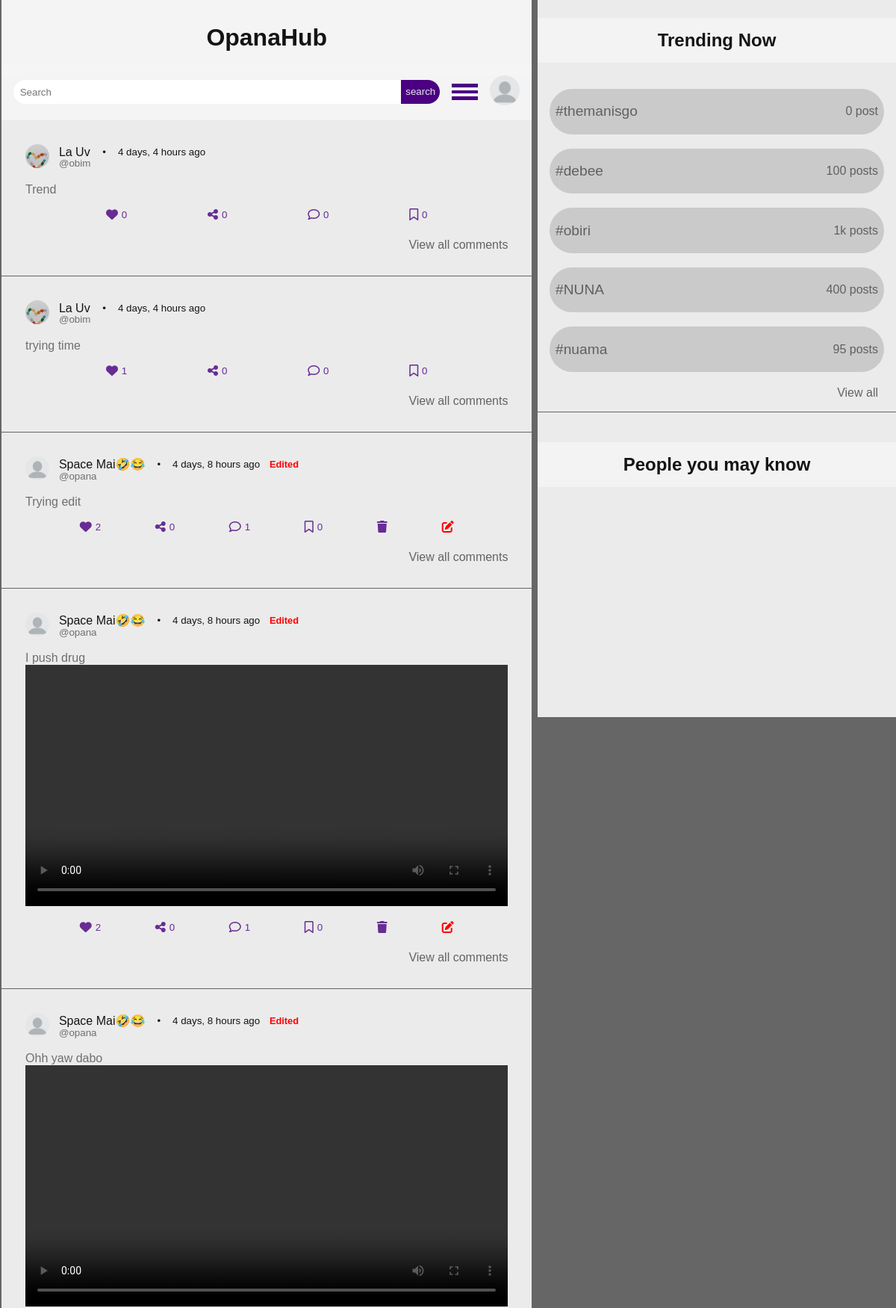
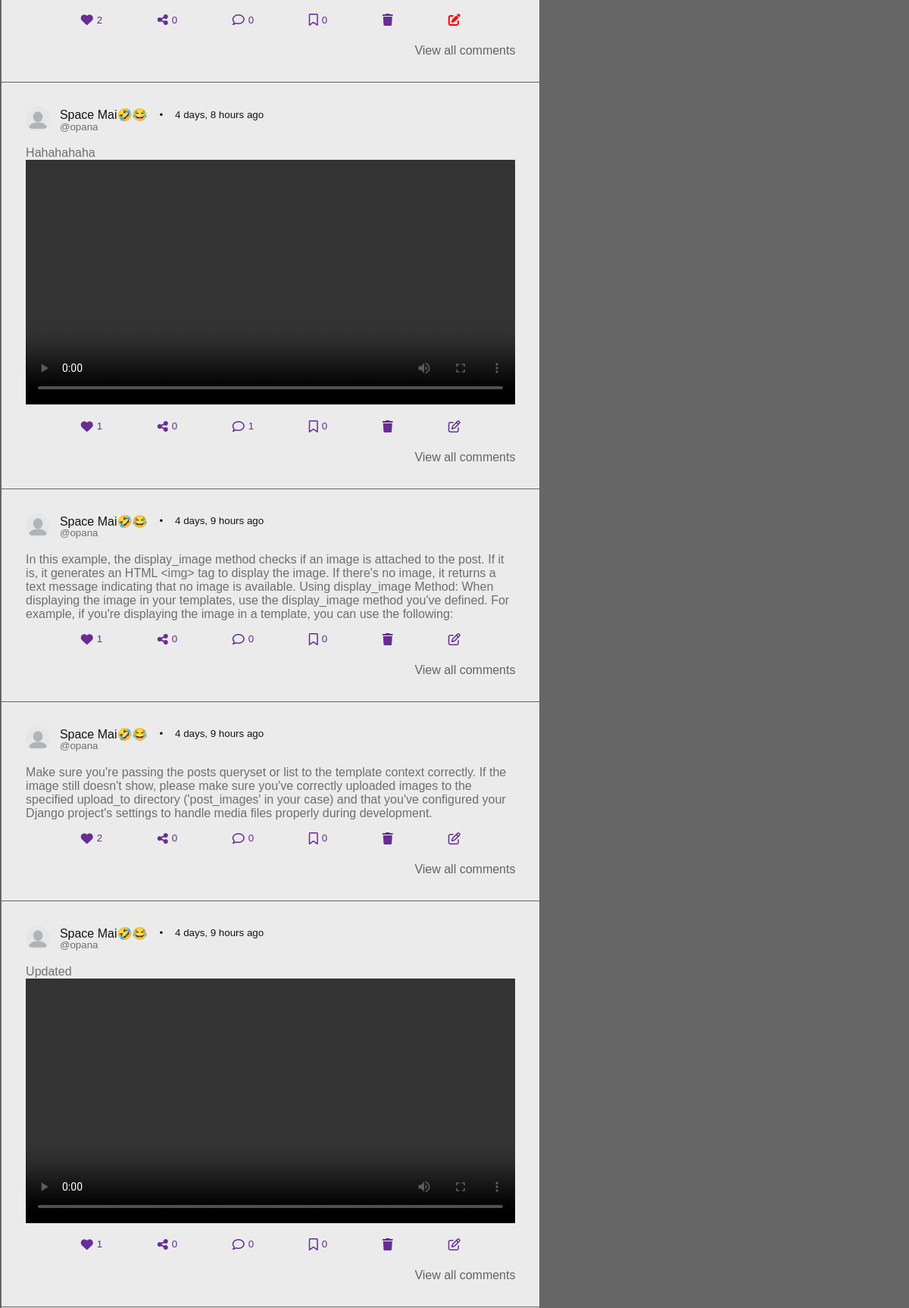
Page /frontpage (signed in, upper part) on the committed database (2 pictures, top to bottom).
### opanahub/models.py (models this page shows, shortened)
class Profile(models.Model):
    user = models.OneToOneField(User, on_delete=models.CASCADE)
    back_img = models.ImageField(upload_to="back_images", default="thin.jpg")
    profile_img = models.ImageField(upload_to="profile_images", default="blank.webp")
    location = models.CharField(max_length=400, blank=True)
    job = models.CharField(max_length=400, blank=True)
    bio = models.TextField(blank=True)
    display_name = models.CharField(max_length=50, blank=True)
    web = models.URLField(blank=True)
    follw = models.IntegerField(default=0)
    follwing = models.IntegerField(default=0)
    class Meta:
        verbose_name_plural = 'Profile'

class Posts(models.Model):
    profile = models.ForeignKey(Profile, on_delete=models.CASCADE)
    post_id = models.UUIDField(default=uuid.uuid4)
    image = models.FileField(upload_to='post_images', blank=True, null=True)
    caption = models.TextField()
    trends = models.ForeignKey(Trend, on_delete=models.CASCADE, null=True, blank=True)
    created_on = models.DateTimeField(auto_now_add=True)
    likes = models.IntegerField(default=0)
    liked = models.BooleanField(default=False)
    shares = models.IntegerField(default=0)
    saved = models.IntegerField(default=0)
    sav = models.BooleanField(default=False)
    comments = models.IntegerField(default=0)
    edited = models.BooleanField(default=False)
    def display_image(self):
        if self.image:
            if self.image.url.endswith(('.mp4', '.avi', '.mov')):
                return format_html('<video controls width="100%" src="{}"></video>', self.image.url)
            else:
                return format_html('<img src="{}" alt="Post File" height="auto" />', self.image.url)
        return ""
    class Meta:
        verbose_name_plural = 'Post'

### opanahub/views.py (the view)
# urls.py: path('frontpage', views.frontpage, name="frontpage"),
@login_required(login_url=index)
def frontpage(request):
    user_obj = User.objects.get(username=request.user)
    get_profile = Profile.objects.get(user=user_obj)
    logged_in_user = request.user
    posts = Posts.objects.all()
    for post in posts:
        comments = Comment.objects.filter(post=post).order_by('created_on')[:2]
        post.comments = comments
    context = {
        "profile": get_profile,
        "post": posts,
    }
    return render(request, "frontpage.html", context)

### template/frontpage.html (shortened to what this page needs)
{% load static %}
{% load humanize %}
<!DOCTYPE html>
<html lang="en">
<head>
    <link rel="stylesheet" href="{% static 'css/style.css' %}">
    <link rel="stylesheet" href="https://cdnjs.cloudflare.com/ajax/libs/font-awesome/6.2.1/css/all.min.css">
</head>
<body>
    <div class="container">
        <div class="center">
            <div class="yie">
                <div class="head">OpanaHub</div>
            </div>
           <div class="search">
                <form action="" autocomplete="off">
                    <input type="text" name="search" placeholder="Search">
                    <button type="submit">search</button>
                </form>
                <div class="lis">
                    <div class="toggler" onclick="Drop()">
                        <div class="line"></div>
                        <div class="line"></div>
                        <div class="line"></div>
                    </div>
                    <a href="/profile/{{profile.user}}">
                        <img src="{{profile.profile_img.url}}" alt="">
                    </a>
                </div>
           </div>
           <div class="card">
                {% for posts in post  reversed%}
                <div class="cards">
                    <div class="account">
                        <a href="{% url 'profile' posts.profile.user %}">
                            <img src="{{posts.profile.profile_img.url}}" alt="">
                            <div class="owner">
                                <div class="time">
                                    {% if posts.profile.display_name %}
                                    <p>{{posts.profile.display_name|truncatechars:"15"}}</p>
                                    {% endif %}
                                    <small>@{{posts.profile.user|lower}}</small>
                                </div>
                         </a>
                                <div class="smal">
                                    <small>•</small>
                                    <small>{{posts.created_on|naturaltime}}</small>
                                </div>
                            </div>
                        {% if posts.edited %}
                            <p class="edited-tag">Edited</p>
                        {% endif %}
                    </div>
                    <div class="content">
                        <a href="{% url 'pana_details' posts.post_id %}">
                            <caption>{{posts.caption}}</caption><br>
                            <div class="file-display">
                                {{ posts.display_image|safe }}
                            </div>
                        </a>
                    </div>
                    <div class="actions">
                        {% if posts.liked == True %}
                        <a id="myAnchor" href="{% url 'likethis' %}?like_id={{posts.post_id}}" class="like">
                            <i class="fa fa-heart"></i>
                            <small>{{posts.likes}}</small>
                        </a>
                        {% else %}
                        <a id="myAnchor" href="{% url 'likethis' %}?like_id={{posts.post_id}}" class="like">
                            <i class="fa-regular fa-heart"></i>
                            <small>{{posts.likes}}</small>
                        </a>
                        {% endif %}
                        <a id="myAnchor" class="like">
                            <i class="fa-solid fa-share-nodes"></i>
                            <small>{{posts.shares}}</small>
                        </a>
                        <a id="myAnchor" href="{% url 'pana_details' posts.post_id %}" class="like">
                            <i class="fa-regular fa-comment"></i>
                            <small>{{posts.comments.count}}</small>
                        </a>
                        {% if posts.sav == True  %}
                        <a id="myAnchor" href="{% url 'savethis' %}?like_id={{posts.post_id}}" class="like">
                            <i class="fa fa-bookmark"></i>
                            <small>{{posts.saved}}</small>
                        </a>
                        {% else %}
                        <a id="myAnchor" href="{% url 'savethis' %}?like_id={{posts.post_id}}" class="like">
                            <i class="fa-regular fa-bookmark"></i>
                            <small>{{posts.saved}}</small>
                        </a>
                        {% endif %}
                        {% if posts.profile.user == profile.user %}
                        <a href="{% url 'delpost' posts.post_id %}" class="like">
                            <i class="fa fa-trash"></i>
                        </a>
                        {% if posts.edited == True %}
                        <a href="{% url 'edit' posts.post_id %}" style="color:red;" class="like">
                            <i class="fa fa-fas fa-edit"></i>
                        </a>
                        {% else %}
                        <a href="{% url 'edit' posts.post_id %}" class="like">
                            <i class="fa-regular fa-pen-to-square"></i>
                        </a>
                        {% endif %}
                        {% endif %}
                    </div>
                    <div class="view">
                        <a href="{% url 'pana_details' posts.post_id %}">View all comments</a>
                    </div>
                </div>
            {% endfor %}
        <div class="left">
            <div class="trendcont">
                <p class="head">Trending Now</p>
                <a href="#" class="trends">
                    <p>#themanisgo</p>
                    <small>0 post</small>
                </a>
                <a href="#" class="trends">
                    <p>#debee</p>
                    <small>100 posts</small>
                </a>
                <a href="#" class="trends">
                    <p>#obiri</p>
                    <small>1k posts</small>
                </a>
                <a href="#" class="trends">
                    <p>#NUNA</p>
                    <small>400 posts</small>
                </a>
                <a href="#" class="trends">
                    <p>#nuama</p>
                    <small>95 posts</small>
                </a>
                <div class="views">
                    <a href="#">View all</a>
                </div>
            </div>
            <div class="people">
                <p class="head">People you may know</p>
            </div>
        </div>
</body>
</html>

### rows in the picture
Profile: profile_img (placeholder picture)
Posts: profile.profile_img (picture), profile.display_name "La Uv", profile.user "obim", created_on "4 days, 4 hours ago", caption "Trend", likes "0", shares "0", comments.count "0", saved "0"
Posts: profile.profile_img (picture), profile.display_name "La Uv", profile.user "obim", created_on "4 days, 4 hours ago", caption "trying time", likes "1", shares "0", comments.count "0", saved "0"
Posts: profile.profile_img (placeholder picture), profile.display_name "Space Mai🤣😂", profile.user "opana", created_on "4 days, 8 hours ago", edited "Edited", caption "Trying edit", likes "2", shares "0", comments.count "1", saved "0"
Posts: profile.profile_img (placeholder picture), profile.display_name "Space Mai🤣😂", profile.user "opana", created_on "4 days, 8 hours ago", edited "Edited", caption "I push drug", likes "2", shares "0", comments.count "1", saved "0"
Posts: profile.profile_img (placeholder picture), profile.display_name "Space Mai🤣😂", profile.user "opana", created_on "4 days, 8 hours ago", edited "Edited", caption "Ohh yaw dabo", likes "2", shares "0", comments.count "0", saved "0"
Posts: profile.profile_img (placeholder picture), profile.display_name "Space Mai🤣😂", profile.user "opana", created_on "4 days, 8 hours ago", caption "Hahahahaha", likes "1", shares "0", comments.count "1", saved "0", edited False (drawn)
Posts: profile.profile_img (placeholder picture), profile.display_name "Space Mai🤣😂", profile.user "opana", created_on "4 days, 9 hours ago", caption "In this example, the display_image method checks if an image is attached to the post. If it is, it generates an HTML <img> tag to display the image. If there's no image, it returns a text message indicating that no image is available. Using display_image Method: When displaying the image in your templates, use the display_image method you've defined. For example, if you're displaying the image in a template, you can use the following:", likes "1", shares "0", comments.count "0", saved "0", edited False (drawn)
Posts: profile.profile_img (placeholder picture), profile.display_name "Space Mai🤣😂", profile.user "opana", created_on "4 days, 9 hours ago", caption "Make sure you're passing the posts queryset or list to the template context correctly. If the image still doesn't show, please make sure you've correctly uploaded images to the specified upload_to directory ('post_images' in your case) and that you've configured your Django project's settings to handle media files properly during development.", likes "2", shares "0", comments.count "0", saved "0", edited False (drawn)
Posts: profile.profile_img (placeholder picture), profile.display_name "Space Mai🤣😂", profile.user "opana", created_on "4 days, 9 hours ago", caption "Updated", likes "1", shares "0", comments.count "0", saved "0", edited False (drawn)
